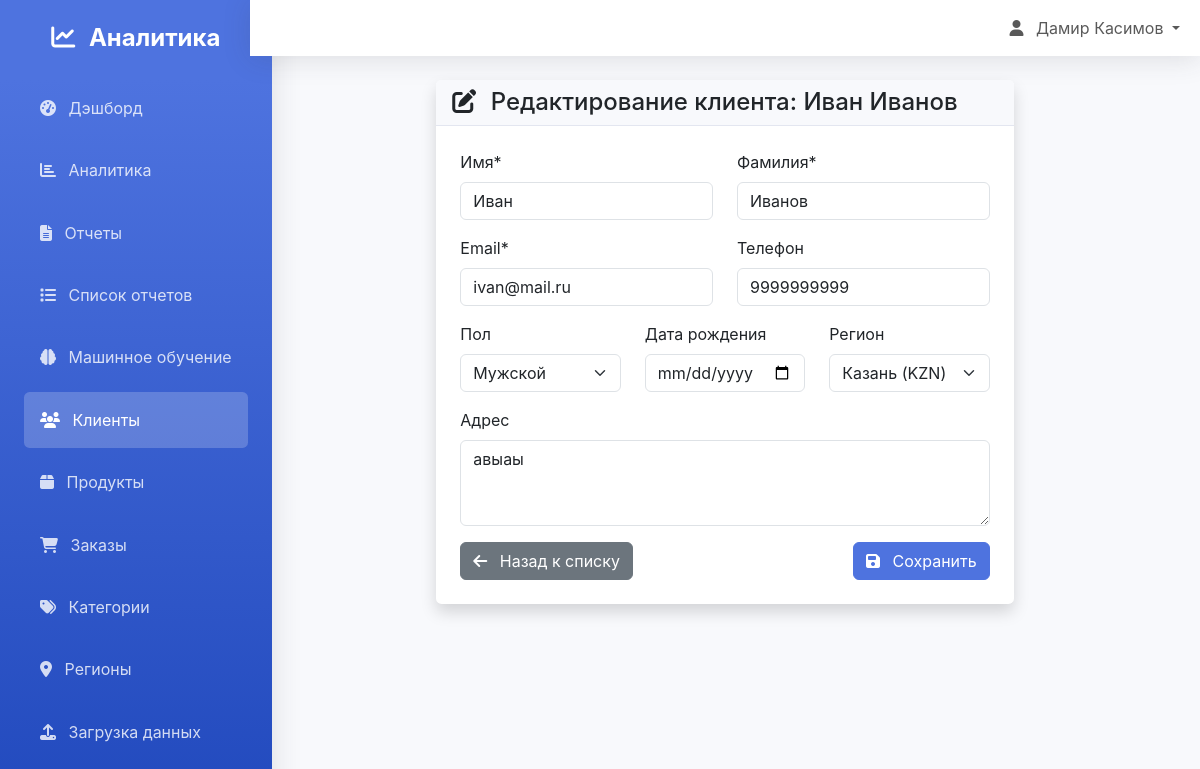
Screenshot of /customers/22/update/ (signed in) with the database file from the repository.
### analytics/models.py (models this page shows, shortened)
class Customer(models.Model):
    GENDER_CHOICES = [
        ('M', 'Мужской'),
        ('F', 'Женский'),
        ('O', 'Другой'),
    ]
    user = models.OneToOneField(User, on_delete=models.CASCADE, null=True, blank=True, verbose_name="Пользователь")
    first_name = models.CharField(max_length=100, verbose_name="Имя")
    last_name = models.CharField(max_length=100, verbose_name="Фамилия")
    email = models.EmailField(unique=True, verbose_name="Email")
    phone = models.CharField(max_length=20, blank=True, verbose_name="Телефон")
    gender = models.CharField(max_length=1, choices=GENDER_CHOICES, blank=True, verbose_name="Пол")
    birth_date = models.DateField(null=True, blank=True, verbose_name="Дата рождения")
    region = models.ForeignKey(Region, on_delete=models.SET_NULL, null=True, blank=True, verbose_name="Регион")
    address = models.TextField(blank=True, verbose_name="Адрес")
    registration_date = models.DateTimeField(auto_now_add=True, verbose_name="Дата регистрации")
    is_active = models.BooleanField(default=True, verbose_name="Активен")
    class Meta:
        verbose_name = "Клиент"
        verbose_name_plural = "Клиенты"
        ordering = ['-registration_date']
    @property
    def full_name(self):
        return f"{self.first_name} {self.last_name}"

### analytics/views.py (the view, shortened to what this page needs)
# urls.py: path('customers/<int:pk>/update/', views.CustomerUpdateView.as_view(), name='customer_update'),
class CustomerUpdateView(LoginRequiredMixin, UpdateView):
    model = Customer
    form_class = CustomerForm
    template_name = 'analytics/customer_form.html'
    success_url = reverse_lazy('analytics:customer_list')

### analytics/forms.py
class CustomerForm(forms.ModelForm):
    class Meta:
        model = Customer
        fields = ['first_name', 'last_name', 'email', 'phone', 'gender',
                 'birth_date', 'region', 'address']
        widgets = {
            'birth_date': forms.DateInput(attrs={'type': 'date'}),
            'address': forms.Textarea(attrs={'rows': 3}),
        }

### analytics/models.py (called while the page is built)
    def __str__(self):
        return f"{self.name} ({self.code})"

### templates/analytics/customer_form.html (shortened to what this page needs)
{% extends 'base.html' %}
{% load crispy_forms_tags %}
{% block content %}
<div class="container">
    <div class="row justify-content-center">
        <div class="col-lg-8">
            <div class="card shadow">
                <div class="card-header">
                    <h4 class="mb-0">
                        <i class="fas fa-{% if object %}edit{% else %}plus{% endif %} me-2"></i>
                        {% if object %}
                            Редактирование клиента: {{ object.full_name }}
                        {% else %}
                            Новый клиент
                        {% endif %}
                    </h4>
                </div>
                <div class="card-body p-4">
                    <form method="post" novalidate>
                        <div class="row">
                            <div class="col-md-6">
                                {{ form.first_name|as_crispy_field }}
                            </div>
                            <div class="col-md-6">
                                {{ form.last_name|as_crispy_field }}
                            </div>
                        </div>
                        <div class="row">
                            <div class="col-md-6">
                                {{ form.email|as_crispy_field }}
                            </div>
                            <div class="col-md-6">
                                {{ form.phone|as_crispy_field }}
                            </div>
                        </div>
                        <div class="row">
                            <div class="col-md-4">
                                {{ form.gender|as_crispy_field }}
                            </div>
                            <div class="col-md-4">
                                {{ form.birth_date|as_crispy_field }}
                            </div>
                            <div class="col-md-4">
                                {{ form.region|as_crispy_field }}
                            </div>
                        </div>
                        <div class="row">
                            <div class="col-12">
                                {{ form.address|as_crispy_field }}
                            </div>
                        </div>
                        <div class="d-flex justify-content-between">
                            <a href="{% url 'analytics:customer_list' %}" class="btn btn-secondary">
                                <i class="fas fa-arrow-left me-2"></i>
                                Назад к списку
                            </a>
                            <button type="submit" class="btn btn-primary">
                                <i class="fas fa-save me-2"></i>
                                {% if object %}Сохранить{% else %}Создать{% endif %}
                            </button>
                        </div>
                    </form>
                </div>
            </div>
        </div>
    </div>
</div>
{% endblock %}

### templates/base.html (shortened to what this page needs)
<!DOCTYPE html>
<html lang="ru">
<head>
    <link href="https://cdn.jsdelivr.net/npm/bootstrap@5.3.0/dist/css/bootstrap.min.css" rel="stylesheet">
    <link rel="stylesheet" href="https://cdnjs.cloudflare.com/ajax/libs/font-awesome/6.4.0/css/all.min.css">
</head>
<body>
    <nav class="sidebar position-fixed" id="sidebar">
        <div class="p-4">
            <div class="text-center mb-4">
                <h4 class="text-white fw-bold">
                    <i class="fas fa-chart-line me-2"></i>
                    Аналитика
                </h4>
            </div>
            <ul class="nav flex-column">
                <li class="nav-item">
                    <a class="nav-link" href="{% url 'dashboard:dashboard' %}">
                        <i class="fas fa-tachometer-alt me-2"></i>
                        Дэшборд
                    </a>
                </li>
                <li class="nav-item">
                    <a class="nav-link" href="{% url 'dashboard:analytics' %}">
                        <i class="fas fa-chart-bar me-2"></i>
                        Аналитика
                    </a>
                </li>
                <li class="nav-item">
                    <a class="nav-link" href="{% url 'dashboard:reports' %}">
                        <i class="fas fa-file-alt me-2"></i>
                        Отчеты
                    </a>
                </li>
                <li class="nav-item">
                    <a class="nav-link" href="{% url 'analytics:report_list' %}">
                        <i class="fas fa-list me-2"></i>
                        Список отчетов
                    </a>
                </li>
                <li class="nav-item">
                    <a class="nav-link" href="{% url 'ml_models:dashboard' %}">
                        <i class="fas fa-brain me-2"></i>
                        Машинное обучение
                    </a>
                </li>
                <li class="nav-item">
                    <a class="nav-link" href="{% url 'analytics:customer_list' %}">
                        <i class="fas fa-users me-2"></i>
                        Клиенты
                    </a>
                </li>
                <li class="nav-item">
                    <a class="nav-link" href="{% url 'analytics:product_list' %}">
                        <i class="fas fa-box me-2"></i>
                        Продукты
                    </a>
                </li>
                <li class="nav-item">
                    <a class="nav-link" href="{% url 'analytics:order_list' %}">
                        <i class="fas fa-shopping-cart me-2"></i>
                        Заказы
                    </a>
                </li>
                <li class="nav-item">
                    <a class="nav-link" href="{% url 'analytics:category_list' %}">
                        <i class="fas fa-tags me-2"></i>
                        Категории
                    </a>
                </li>
                <li class="nav-item">
                    <a class="nav-link" href="{% url 'analytics:region_list' %}">
                        <i class="fas fa-map-marker-alt me-2"></i>
                        Регионы
                    </a>
                </li>
                <li class="nav-item">
                    <a class="nav-link" href="{% url 'analytics:data_upload' %}">
                        <i class="fas fa-upload me-2"></i>
                        Загрузка данных
                    </a>
                </li>
            </ul>
        </div>
    </nav>
    <div class="main-content">
        <nav class="navbar navbar-expand-lg navbar-light">
            <div class="container-fluid">
                <div class="navbar-nav ms-auto">
                    {% if user.is_authenticated %}
                        <div class="nav-item dropdown">
                            <a class="nav-link dropdown-toggle" href="#" id="navbarDropdown" role="button" data-bs-toggle="dropdown">
                                <i class="fas fa-user me-2"></i>
                                {{ user.get_full_name|default:user.username }}
                            </a>
                        </div>
                    {% else %}
                        <a class="nav-link" href="{% url 'login' %}">
                            <i class="fas fa-sign-in-alt me-2"></i>Войти
                        </a>
                    {% endif %}
                </div>
            </div>
        </nav>
        <div class="container-fluid p-4">
            {% block content %}{% endblock %}
        </div>
    </div>
</body>
</html>

### templates/base.html (style rules this page uses)
:root { --primary-color: #4e73df; --secondary-color: #858796; --success-color: #1cc88a; --info-color: #36b9cc; --warning-color: #f6c23e; --danger-color: #e74a3b; --dark-color: #5a5c69; }
body { font-family: 'Nunito', -apple-system, BlinkMacSystemFont, "Segoe UI", Roboto, "Helvetica Neue", Arial, sans-serif; background-color: #f8f9fc; }
.sidebar { min-height: 100vh; background: linear-gradient(180deg, var(--primary-color) 10%, #224abe 100%); box-shadow: 0 0.15rem 1.75rem 0 rgba(58, 59, 69, 0.15); }
.sidebar .nav-link { color: rgba(255, 255, 255, 0.8); padding: 1rem; border-radius: 0.35rem; margin: 0.2rem 0; transition: all 0.3s ease; }
.sidebar .nav-link.active { color: #fff; background-color: rgba(255, 255, 255, 0.2); }
.main-content { margin-left: 0; transition: margin-left 0.3s ease; }
@media (min-width: 768px) { .main-content { margin-left: 250px; } }
.card { border: none; border-radius: 0.35rem; box-shadow: 0 0.15rem 1.75rem 0 rgba(58, 59, 69, 0.15); }
.card-header { background-color: #f8f9fc; border-bottom: 1px solid #e3e6f0; font-weight: 700; }
.btn-primary { background-color: var(--primary-color); border-color: var(--primary-color); }
.navbar { background-color: #fff; box-shadow: 0 0.15rem 1.75rem 0 rgba(58, 59, 69, 0.15); }

### rows the page displays
Customer: full_name "Иван Иванов", first_name "Иван", last_name "Иванов", email "ivan@mail.ru", phone "9999999999", gender "Мужской", region "Казань (KZN)", address "авыаы"

### other values shown
{{ user.get_full_name|default:user.username }} "Дамир Касимов"
